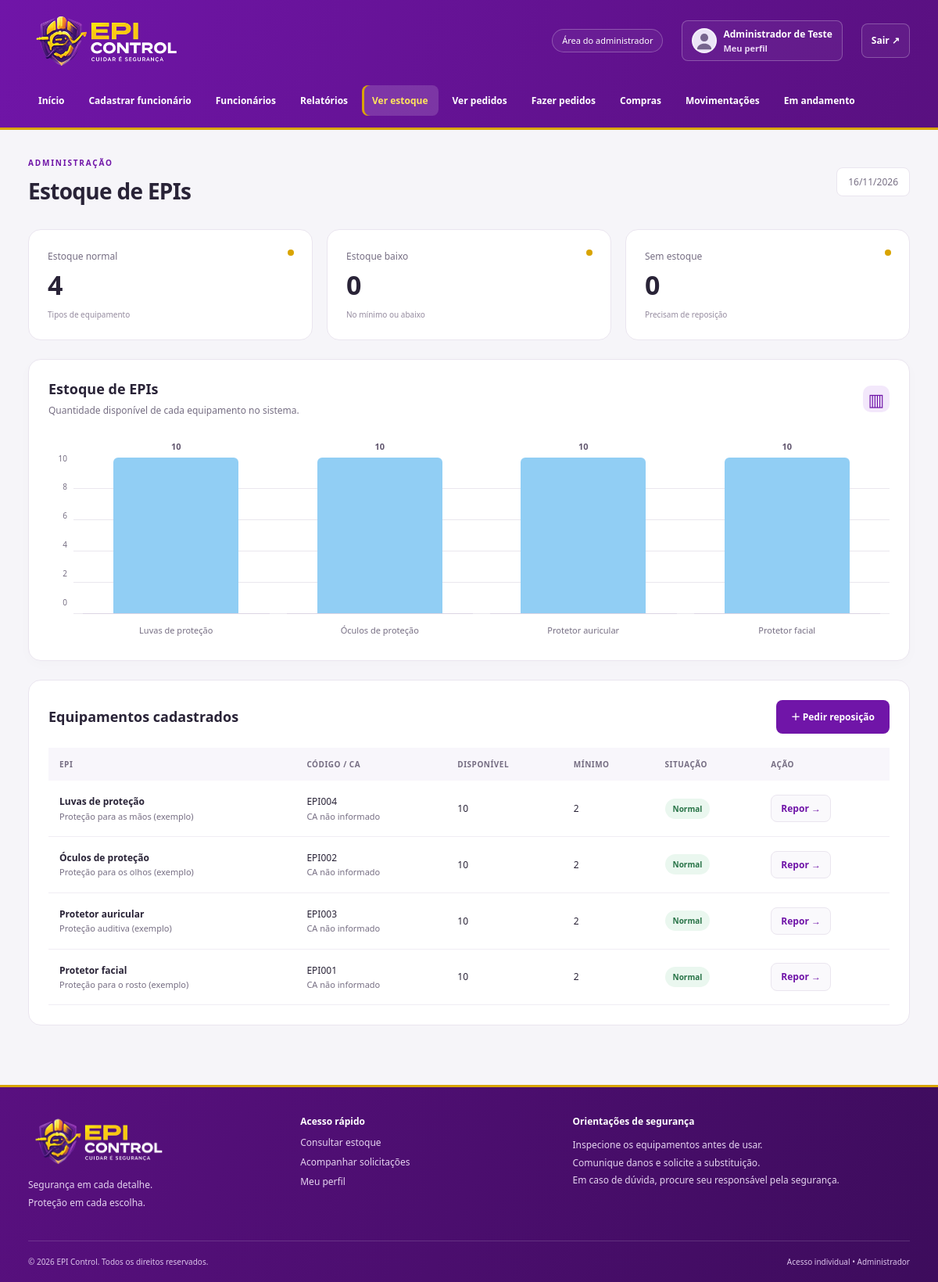
Screenshot of /estoque.php (signed in) with the database file from the repository.
### tables this page shows
CREATE TABLE `tb_funcionarios` (
  `id_funcionario` int(11) NOT NULL,
  `nome_completo` varchar(100) NOT NULL,
  `cpf` varchar(20) DEFAULT NULL,
  `cargo` varchar(100) DEFAULT NULL,
  `setor` varchar(100) DEFAULT NULL,
  `foto_url` varchar(255) DEFAULT NULL,
  `email` varchar(100) NOT NULL,
  `senha` varchar(255) NOT NULL,
  `nivel_acesso` varchar(30) NOT NULL DEFAULT 'Funcionario',
  `status_funcionario` enum('Ativo','Inativo') NOT NULL DEFAULT 'Ativo'
);

CREATE TABLE `tb_epis` (
  `id_epi` int(11) NOT NULL,
  `nome_epi` varchar(100) NOT NULL,
  `descricao` text DEFAULT NULL,
  `quantidade_estoque` int(11) NOT NULL DEFAULT 0,
  `estoque_minimo` int(11) NOT NULL DEFAULT 0,
  `validade` int(11) DEFAULT NULL,
  `codigo` varchar(50) DEFAULT NULL,
  `ca` varchar(50) DEFAULT NULL
);

### app/Controllers/AppController.php (called while the page is built, shortened)
<?php
class AppController
{
    private array $user;
    private bool $admin;
    private string $page;
    public function handle(string $page): void {
        $this->page = $page;
        try {
            $this->model = new EpiModel(conectar());
            $this->user = $this->model->user((int)$_SESSION['id_funcionario']) ?? [];
            $this->admin = $this->user['nivel_acesso'] === 'Administrador';
            $data = ['error'=>$error ?? null,'title'=>$this->titles()[$page] ?? 'EPI Control'];
            if (in_array($page,['home','homefunc','estoque','solicitar','adicionarepi','fazerpedidos'],true)) $data['epis'] = $this->model->epis();
            $views = ['home'=>'dashboard','homefunc'=>'dashboard','andamento'=>'requests','pedidos'=>'requests','minhassolicitacoes'=>'requests','conscientizacao'=>'conscientizacao','cadastro'=>'person-form','editarfunc'=>'person-form','perfil'=>'person-form','funcionarios'=>'employees','informacoes'=>'equipment','meuepi'=>'equipment','adicionarepi'=>'order-form','solicitar'=>'order-form','fazerpedidos'=>'order-form','estoque'=>'stock','compras'=>'purchases','movimentacoes'=>'history','relatorios'=>'reports','excluirfunc'=>'delete'];
            $this->page = $page;
            $this->render($views[$page] ?? 'message',$data);
        } catch (Throwable $e) {
            error_log((string)$e);
            http_response_code(503);
            $title = 'Sistema indisponível'; $message = 'Confira se o MySQL está iniciado e se o banco tcc foi configurado a partir de database/tcc.sql.';
            require __DIR__ . '/../Views/unavailable.php';
        }
    }
    private function titles(): array { return ['home'=>'Visão geral','homefunc'=>'Meu painel','cadastro'=>'Cadastrar funcionário','funcionarios'=>'Funcionários','editarfunc'=>'Editar funcionário','informacoes'=>'Informações do funcionário','excluirfunc'=>'Excluir funcionário','adicionarepi'=>'Entregar EPI','relatorios'=>'Relatórios','estoque'=>'Estoque de EPIs','pedidos'=>'Solicitações dos funcionários','fazerpedidos'=>'Novo pedido de compra','compras'=>'Compras','movimentacoes'=>'Movimentações','andamento'=>'Em andamento','meuepi'=>'Meu EPI','solicitar'=>'Solicitar EPI','minhassolicitacoes'=>'Minhas solicitações','conscientizacao'=>'Conscientização','perfil'=>'Meu perfil']; }
    private function render(string $view, array $data): void {
        extract($data);
        $user = $this->user; $admin = $this->admin; $page = $this->page;
        require __DIR__ . '/../../templates/header.php';
        require __DIR__ . '/../Views/' . $view . '.php';
        require __DIR__ . '/../../templates/footer.php';
    }
}

### app/dispatch.php (called while the page is built)
<?php
require_once __DIR__ . '/bootstrap.php';
require_once __DIR__ . '/Controllers/AppController.php';
(new AppController())->handle($route);

### estoque.php (called while the page is built)
<?php
$route = 'estoque';
require __DIR__ . '/app/dispatch.php';

### config/conexao.php (called while the page is built, shortened)
<?php
function conectar(): mysqli
{
    $config = [
        'host' => '127.0.0.1',
        'user' => 'root',
        'password' => '',
        'database' => 'tcc',
        'port' => 3306,
    ];
    $porta = filter_var($config['port'], FILTER_VALIDATE_INT, [
        'options' => ['min_range' => 1, 'max_range' => 65535],
    ]);
    $db = new mysqli(
        (string) $config['host'],
        (string) $config['user'],
        (string) $config['password'],
        (string) $config['database'],
        $porta
    );
    $db->set_charset('utf8mb4');
    $db->query("SET time_zone = '-03:00'");
    return $db;
}

### app/Models/EpiModel.php (called while the page is built, shortened)
<?php
class EpiModel
{
    public function run(string $sql, array $params = []): mysqli_stmt {
        $stmt = $this->db->prepare($sql);
        if ($params) {
            $types = implode('', array_map(fn($p) => is_int($p) ? 'i' : 's', $params));
            $stmt->bind_param($types, ...$params);
        }
        $stmt->execute();
        return $stmt;
    }
    public function all(string $sql, array $params = []): array { return $this->run($sql, $params)->get_result()->fetch_all(MYSQLI_ASSOC); }
    public function one(string $sql, array $params = []): ?array { return $this->all($sql, $params)[0] ?? null; }
    public function user(int $id): ?array { return $this->one('SELECT * FROM tb_funcionarios WHERE id_funcionario=?', [$id]); }
    public function epis(): array { return $this->all('SELECT * FROM tb_epis ORDER BY nome_epi'); }
}

### app/bootstrap.php (called while the page is built, shortened)
<?php
require_once __DIR__ . '/../config/conexao.php';
require_once __DIR__ . '/Models/EpiModel.php';
function e($value): string
{
    return htmlspecialchars((string) ($value ?? ''), ENT_QUOTES | ENT_SUBSTITUTE, 'UTF-8');
}
function avatar(array $person): string
{
    return in_array($person['foto_url'] ?? '', ['img/boy.png', 'img/woman.png'], true) ? $person['foto_url'] : 'img/avatar.svg';
}

### app/Views/stock.php (the view)
<?php $normal=count(array_filter($epis,fn($e)=>$e['quantidade_estoque']>$e['estoque_minimo'])); $zero=count(array_filter($epis,fn($e)=>$e['quantidade_estoque']==0)); ?>
<div class="stats-grid three"><article class="stat"><span>Estoque normal</span><strong><?= $normal ?></strong><small>Tipos de equipamento</small></article><article class="stat"><span>Estoque baixo</span><strong><?= count($epis)-$normal-$zero ?></strong><small>No mínimo ou abaixo</small></article><article class="stat"><span>Sem estoque</span><strong><?= $zero ?></strong><small>Precisam de reposição</small></article></div>
<section class="card analytics-card"><div class="section-heading"><div><h2>Estoque de EPIs</h2><p>Quantidade disponível de cada equipamento no sistema.</p></div><span class="chart-symbol" aria-hidden="true">▥</span></div><?php $chartItems=array_map(fn($epi)=>['label'=>$epi['nome_epi'],'value'=>(int)$epi['quantidade_estoque']],$epis); require __DIR__.'/vertical-chart.php'; ?></section>
<section class="card"><div class="section-heading"><h2>Equipamentos cadastrados</h2><a class="button" href="fazerpedidos.php">＋ Pedir reposição</a></div><div class="table-wrap"><table><thead><tr><th>EPI</th><th>Código / CA</th><th>Disponível</th><th>Mínimo</th><th>Situação</th><th>Ação</th></tr></thead><tbody><?php foreach($epis as $epi): $zero=$epi['quantidade_estoque']==0; $low=$epi['quantidade_estoque']<=$epi['estoque_minimo']; ?><tr><td><strong><?= e($epi['nome_epi']) ?></strong><small><?= e($epi['descricao']) ?></small></td><td><?= e($epi['codigo']) ?><small>CA <?= e($epi['ca']?:'não informado') ?></small></td><td><?= (int)$epi['quantidade_estoque'] ?></td><td><?= (int)$epi['estoque_minimo'] ?></td><td><span class="badge <?= $zero?'danger':($low?'warning':'success') ?>"><?= $zero?'Sem estoque':($low?'Estoque baixo':'Normal') ?></span></td><td><a href="fazerpedidos.php?id_epi=<?= (int)$epi['id_epi'] ?>">Repor →</a></td></tr><?php endforeach; if(!$epis): ?><tr><td colspan="6" class="empty">Nenhum EPI cadastrado.</td></tr><?php endif ?></tbody></table></div></section>

### templates/header.php (shortened to what this page needs)
<?php
$navigation = $admin ? ['home' => 'Início', 'cadastro' => 'Cadastrar funcionário', 'funcionarios' => 'Funcionários', 'relatorios' => 'Relatórios', 'estoque' => 'Ver estoque', 'pedidos' => 'Ver pedidos', 'fazerpedidos' => 'Fazer pedidos', 'compras' => 'Compras', 'movimentacoes' => 'Movimentações', 'andamento' => 'Em andamento'] : ['homefunc' => 'Início', 'meuepi' => 'Meu EPI', 'solicitar' => 'Solicitar EPI', 'minhassolicitacoes' => 'Minhas solicitações', 'conscientizacao' => 'Conscientização'];
?>
<!doctype html>
<html lang="pt-BR">
<head>
    <link rel="stylesheet" href="css/app.css?v=<?= filemtime(__DIR__ . '/../css/app.css') ?>">
</head>
<body><a class="skip-link" href="#conteudo">Pular para o conteúdo</a>
    <header class="site-header">
        <div class="header-top container"><a class="brand" href="<?= $admin ? 'home.php' : 'homefunc.php' ?>"><img
                    class="brand-logo" src="img/logohome.png" alt="EPI Control — Cuidar é segurança"></a>
            <div class="header-actions"><span
                    class="role-label"><?= $admin ? 'Área do administrador' : 'Área do funcionário' ?></span><a
                    class="profile-link" href="perfil.php"><img src="<?= e(avatar($user)) ?>"
                        alt="Foto de <?= e($user['nome_completo']) ?>"><span><strong><?= e($user['nome_completo']) ?></strong><small>Meu
                            perfil</small></span></a>
                <form method="post" action="logout.php"><?= csrf() ?><button class="text-button" type="submit">Sair
                        ↗</button></form>
            </div>
        </div>
        <nav class="main-nav container" aria-label="Navegação principal">
            <?php foreach ($navigation as $url => $label): ?><a href="<?= e($url) ?>.php" <?= $page === $url ? 'class="active" aria-current="page"' : '' ?>><?= e($label) ?></a><?php endforeach ?></nav>
    </header>
    <main id="conteudo" class="container main-content">
        <div class="page-heading">
            <div><span class="eyebrow"><?= $admin ? 'ADMINISTRAÇÃO' : 'MINHA SEGURANÇA' ?></span>
                <h1><?= e($title) ?></h1>
            </div><span class="today"><?= date('d/m/Y') ?></span>
        </div>

### app/Views/vertical-chart.php
<?php
$chartMax = max(1, ...array_column($chartItems, 'value'));
$chartStep = max(1, (int) ceil($chartMax / 5));
$chartCeiling = $chartStep * 5;
?>
<?php if (!$chartItems): ?>
    <p class="empty">Ainda não há dados para exibir.</p><?php else: ?>
    <div class="column-chart-scroll">
        <div class="column-chart" style="--columns:<?= count($chartItems) ?>">
            <div class="chart-axis" aria-hidden="true">
                <?php for ($tick = 5; $tick >= 0; $tick--): ?><span><?= $tick * $chartStep ?></span><?php endfor ?></div>
            <div class="chart-columns">
                <?php foreach ($chartItems as $item): ?>
                    <div class="chart-column">
                        <div class="column-area">
                            <div class="column-bar"
                                style="height:<?= 100 * $item['value'] / $chartCeiling ?>%;--bar-color:<?= e($item['color'] ?? '#91cef4') ?>">
                                <span><?= (int) $item['value'] ?></span></div>
                        </div><span class="column-label"><?= e($item['label']) ?></span>
                    </div><?php endforeach ?>
            </div>
        </div>
    </div>
<?php endif ?>

### rows the page displays
tb_funcionarios: nome_completo "Administrador de Teste", nivel_acesso "Início", nivel_acesso "Cadastrar funcionário", nivel_acesso "Funcionários", nivel_acesso "Relatórios", nivel_acesso "Ver estoque", nivel_acesso "Ver pedidos", nivel_acesso "Fazer pedidos", nivel_acesso "Compras", nivel_acesso "Movimentações", nivel_acesso "Em andamento"
tb_epis: quantidade_estoque "10", nome_epi "Luvas de proteção", descricao "Proteção para as mãos (exemplo)", codigo "EPI004", ca "não informado", estoque_minimo "2", shows "Normal"
tb_epis: quantidade_estoque "10", nome_epi "Óculos de proteção", descricao "Proteção para os olhos (exemplo)", codigo "EPI002", ca "não informado", estoque_minimo "2", shows "Normal"
tb_epis: quantidade_estoque "10", nome_epi "Protetor auricular", descricao "Proteção auditiva (exemplo)", codigo "EPI003", ca "não informado", estoque_minimo "2", shows "Normal"
tb_epis: quantidade_estoque "10", nome_epi "Protetor facial", descricao "Proteção para o rosto (exemplo)", codigo "EPI001", ca "não informado", estoque_minimo "2", shows "Normal"

### other values shown
$title "Estoque de EPIs"
$normal "4"
count($epis)-$normal-$zero "0"
$zero "0"
$tick * $chartStep "10"
$tick * $chartStep "8"
$tick * $chartStep "6"
$tick * $chartStep "4"
$tick * $chartStep "2"
$tick * $chartStep "0"
